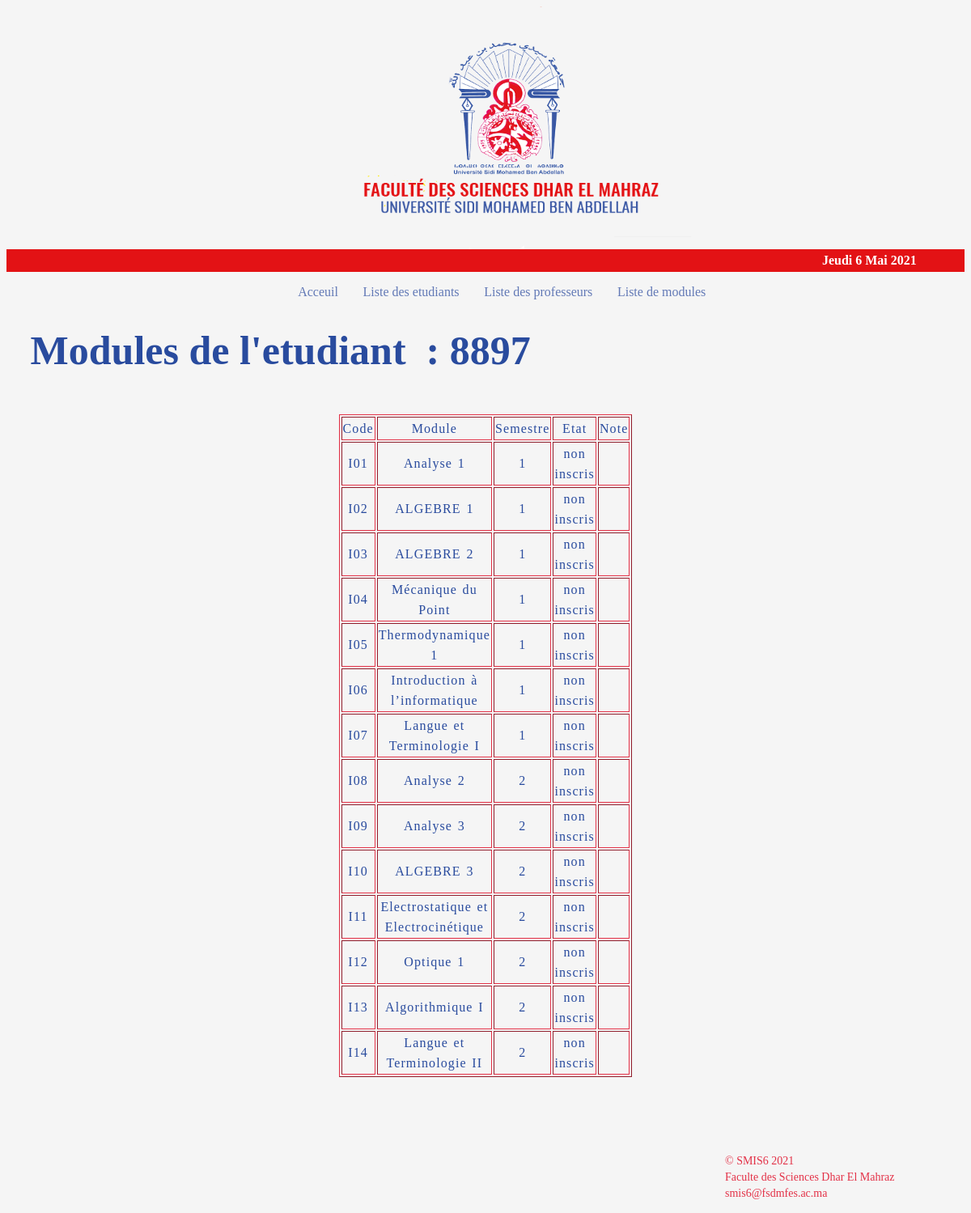
/website/html/studentUnits.php?codeE=8897, run on an earlier commit of the app's database.
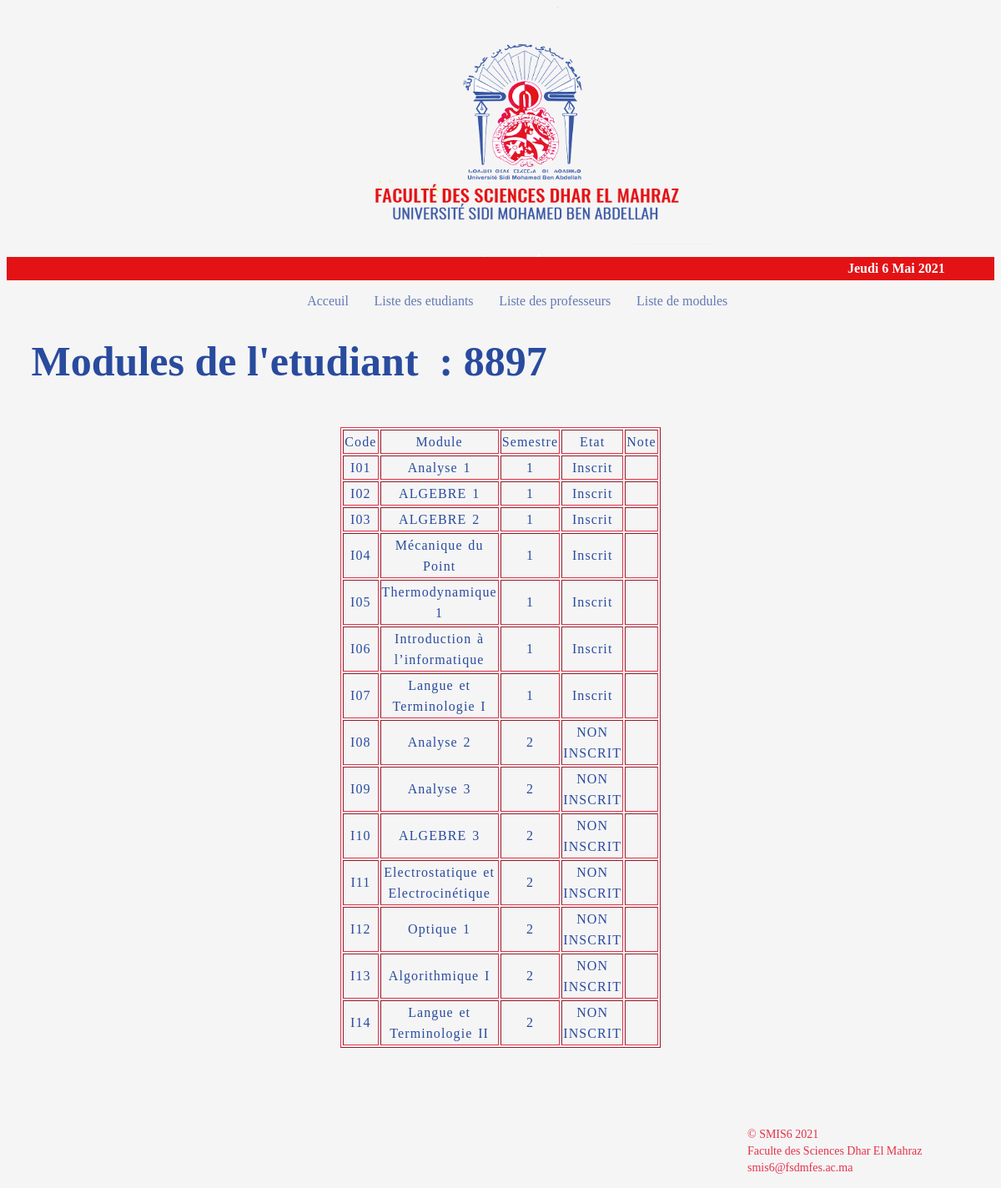
And on a later commit of the database.
### tables this page shows
CREATE TABLE `etudiant_module` (
  `code_etudiant` int(6) NOT NULL,
  `id_module` varchar(4) NOT NULL,
  `etat` varchar(15) NOT NULL,
  `note` int(2) DEFAULT NULL
);

CREATE TABLE `modules` (
  `id_module` varchar(4) NOT NULL,
  `nom_module` varchar(100) NOT NULL,
  `id_filiere` varchar(4) NOT NULL,
  `code_prof` int(6) NOT NULL,
  `id_semestre` int(1) NOT NULL DEFAULT 1
);

### website/html/studentUnits.php (the view, shortened to what this page needs)
<?php
if(isset($_GET["codeE"])){
    $code=$_GET["codeE"];
}
require('templates/config.php');
$sql="SELECT nom_module, e.id_module, etat, id_semestre, e.note FROM etudiant_module e INNER JOIN modules m ON e.id_module=m.id_module WHERE e.code_etudiant='$code'";
$result=mysqli_query($conn,$sql);
$modules=[];
if ( false===$result ) {
    printf("error: %s\n", mysqli_error($conn));
  }else{
while($module=mysqli_fetch_assoc($result)){
    $modules[]=$module;
}
  }
 ?>
<!DOCTYPE html>
<html lang="en">
<head>
    <link rel="stylesheet" type="text/css" href="../css/style.css">
</head>
<?php
		include("templates/header.php");
	 ?>
<body>
<?php
require('templates/nav.php');
 ?>
<h1>Modules de l'etudiant&nbsp&nbsp: <?=$code?></h1>
<center>
    <table border='table'>
    <tr>
    <td>Code</td>
    <td> Module</td>
    <td>Semestre</td>
    <td>Etat</td>
    <td>Note</td>
    </tr>
  <?php  foreach($modules as $m){?>
        <tr>
        <td><?=$m["id_module"]?></td>
        <td><?=$m["nom_module"]?></td>
        <td><?=$m["id_semestre"]?></td>
        <td><?=$m["etat"]?></td>
        <td><?=$m["note"]?></td>
    </tr>
   <?php }?>
    </table>
</center>
</body>
<?php
	include('templates/footer.php');
 ?>
</html>

### website/html/templates/header.php
<div class="headerBG">
	<img src="../images/fsdm_trans.png" height="300px" width="700">
</div>
<?php
include("date.php");
 ?>

### website/html/templates/date.php (shortened to what this page needs)
<?php
	function afficherDate($lang){
		$date = getdate();
		$jour_de_la_semaine = $date["wday"];
		$jour_du_mois = $date["mday"];
		$mois = $date["mon"];
		$annee = $date["year"];
		$fr = [
			"jour" => array("Dimanche","Lundi","Mardi","Mercredi","Jeudi","Vendredi","Samedi"),
			"mois" => array("","Janvier","Fevrier","Mars","Avril","Mai","Juin","Juillet","Aout","Septembre","Octobre","Novembre","Decembre")
			];
		$lang = strtoupper($lang);
		switch ($lang) {
				case 'FR':
					$ln = $fr;
					break;
			}
		echo "{$ln["jour"][$jour_de_la_semaine]} $jour_du_mois {$ln["mois"][$mois]} $annee";
	}
 ?>
<div class="date"> <h4 style="color: #fff; margin: 0px; text-align: right; padding-right: 5%; padding-top: 5px; padding-bottom: 5px; background-color: #E31215"> <?php afficherDate("fr"); ?> </h4> </div>

### website/html/templates/nav.php
<nav id="mainNavbar">
<ul>
	<li><a href="index.php">Acceuil</a></li>
	<li><a href="courses_list.php">Liste des etudiants</a></li>
	<li><a href="professors_list.php">Liste des professeurs</a></li>
	<li><a href="units_list.php">Liste de modules</a></li>
</ul>
</nav>

### website/html/templates/footer.php
<footer id='mainFooter'>
	<p id='cr'>&copy SMIS6 2021 <br> Faculte des Sciences Dhar El Mahraz <br> smis6@fsdmfes.ac.ma
	</p>
</footer>

### website/css/style.css (style rules this page uses)
body { background-color: whitesmoke; }
.headerBG { width: 100%; min-height: 200px; max-height: 300px; }
img { padding-top: 0px; padding-left: 23%; max-height: 350px; }
h1 { color: #294B9E; text-shadow: currentColor; font-size: 50px; padding-left: 2.5%; }
li a { text-decoration: none; color: #6279B6; padding: 5px; }
ul { padding-left: 30%; }
li { display: inline; padding-right:2% }
footer { line-height: 20px; text-align: left; padding-left: 75%; padding-top:30px; }
#cr { font-size: 14px; color: #E33147; }
table { margin-top: 50px; margin-bottom: 50px; margin-left:5%; margin-right:5%; text-align: center; letter-spacing: 1.1px; word-spacing: 1.6px; line-height: 25px; width: 30%; padding: 0; border-color:#E33147; }
td { color: #294B9E; }

What changed in the data, as far as the page shows it:
changed etudiant_module "Analyse 1": etat "non inscris" → "Inscrit"
changed etudiant_module "ALGEBRE 1": etat "non inscris" → "Inscrit"
changed etudiant_module "ALGEBRE 2": etat "non inscris" → "Inscrit"
changed etudiant_module "Mécanique du Point": etat "non inscris" → "Inscrit"
changed etudiant_module "Thermodynamique 1": etat "non inscris" → "Inscrit"
changed etudiant_module "Introduction à l’informatique": etat "non inscris" → "Inscrit"
changed etudiant_module "Langue et Terminologie I": etat "non inscris" → "Inscrit"
changed etudiant_module "Analyse 2": etat "non inscris" → "NON INSCRIT"
changed etudiant_module "Analyse 3": etat "non inscris" → "NON INSCRIT"
changed etudiant_module "ALGEBRE 3": etat "non inscris" → "NON INSCRIT"
changed etudiant_module "Electrostatique et Electrocinétique": etat "non inscris" → "NON INSCRIT"
changed etudiant_module "Optique 1": etat "non inscris" → "NON INSCRIT"
changed etudiant_module "Algorithmique I": etat "non inscris" → "NON INSCRIT"
changed etudiant_module "Langue et Terminologie II": etat "non inscris" → "NON INSCRIT"
